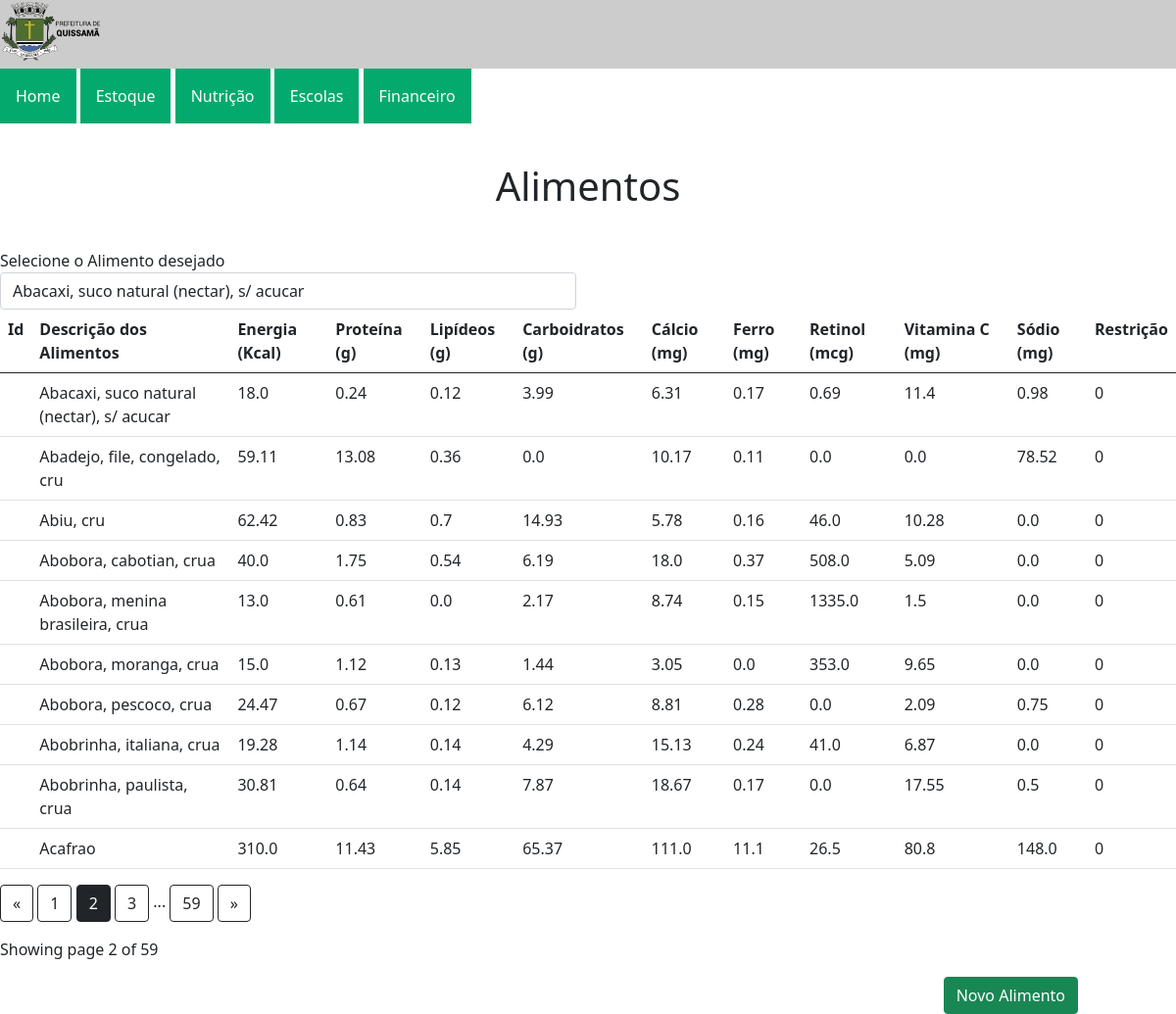
Screenshot of /alimentos?page=2 with the database file from the repository.
### app/models.py (models this page shows)
class Alimentos(db.Model, UserMixin):
    __tablename__ = "Alimentos"
    alimentos_id = db.Column(db.Integer, primary_key=True)
    nome = db.Column(db.String(84), nullable = False)
    energia = db.Column(db.Float)
    proteina = db.Column(db.Float)
    lipideos = db.Column(db.Float)
    carboidratos = db.Column(db.Float)
    calcio = db.Column(db.Float)
    ferro = db.Column(db.Float)
    retinol = db.Column(db.Float)
    vitamina_c = db.Column(db.Float)
    sodio = db.Column(db.Float)
    restricao = db.Column(db.Integer)
    pratos_relat = db.relationship("pratos_alimentos", back_populates="alimentos")
    alimentos_relat = db.relationship("Movimentos", back_populates="alimentos")
    alimentos_estocados = db.relationship("Estoque", back_populates="alimentos")

### app/routes.py (the view)
    @app.route('/alimentos')
    def alimentos():
        page = request.args.get('page', 1, type=int)
        alimentos = Alimentos.query.order_by(Alimentos.nome).paginate(page=page, per_page=ROWS_PER_PAGE)
        return render_template('alimentos.html', alimentos=alimentos)

### app/templates/alimentos.html (shortened to what this page needs)
{% extends 'base_layout.html' %}
    {% block content %}
        <h1 class='alimentos'>Alimentos</h1>
        <div class='contatiner'>
            <div class='row'>
                <div class='col-md-6'>
                    <label>Selecione o Alimento desejado</label>
                    <select name='alimento' id='alimento' class='form-control' data-live-search='true' title='Seleciona um alimento'>
                    {% for alimento in alimentos.items %}
                    <option value="{{alimento.id}}">{{alimento.nome}}</option>
                    {% endfor %}
                    </select>
                </div>
            </div>
        </div>
        <table class='table'>
            <thread>
                <tr>
                    <th class='col'>Id</th>
                    <th class='col'>Descrição dos Alimentos</th>
                    <th class='col'>Energia (Kcal)</th>
                    <th class='col'>Proteína (g)</th>
                    <th class='col'>Lipídeos (g)</th>
                    <th class='col'>Carboidratos (g)</th>
                    <th class='col'>Cálcio (mg)</th>
                    <th class='col'>Ferro (mg)</th>
                    <th class='col'>Retinol (mcg)</th>
                    <th class='col'>Vitamina C (mg)</th>
                    <th class='col'>Sódio (mg)</th>
                    <th class='col'>Restrição</th>
                </tr>
            </thread>
            <tbody>
                {% for alimento in alimentos.items %}
                <tr>
                    <th scope='row'>{{ alimento.id }}</th>
                    <td>{{ alimento.nome }}</td>
                    <td>{{ alimento.energia }}</td>
                    <td>{{ alimento.proteina }}</td>
                    <td>{{ alimento.lipideos }}</td>
                    <td>{{ alimento.carboidratos }}</td>
                    <td>{{ alimento.calcio }}</td>
                    <td>{{ alimento.ferro }}</td>
                    <td>{{ alimento.retinol }}</td>
                    <td>{{ alimento.vitamina_c }}</td>
                    <td>{{ alimento.sodio }}</td>
                    <td>{{ alimento.restricao }}</td>
                </tr>
                {% endfor %}
            </tbody>
        </table>
        {% include "components/show_pagination.html" %}
        <div class='btn-novo-item'>
            <a href='/novo_alimento'><button type='button' class='btn btn-success'>Novo Alimento</button></a>
        </div>
    {% endblock %}

### app/templates/base.html (style rules this page uses)
h1 { text-align: center; margin-bottom: 40px; margin-top: 40px; }
.btn-novo-item { float: right; margin-right: 100px; }

### rows the page displays
Alimentos: nome "Abacaxi, suco natural (nectar), s/ acucar", energia "18.0", proteina "0.24", lipideos "0.12", carboidratos "3.99", calcio "6.31", ferro "0.17", retinol "0.69", vitamina_c "11.4", sodio "0.98", restricao "0"
Alimentos: nome "Abadejo, file, congelado, cru", energia "59.11", proteina "13.08", lipideos "0.36", carboidratos "0.0", calcio "10.17", ferro "0.11", retinol "0.0", vitamina_c "0.0", sodio "78.52", restricao "0"
Alimentos: nome "Abiu, cru", energia "62.42", proteina "0.83", lipideos "0.7", carboidratos "14.93", calcio "5.78", ferro "0.16", retinol "46.0", vitamina_c "10.28", sodio "0.0", restricao "0"
Alimentos: nome "Abobora, cabotian, crua", energia "40.0", proteina "1.75", lipideos "0.54", carboidratos "6.19", calcio "18.0", ferro "0.37", retinol "508.0", vitamina_c "5.09", sodio "0.0", restricao "0"
Alimentos: nome "Abobora, menina brasileira, crua", energia "13.0", proteina "0.61", lipideos "0.0", carboidratos "2.17", calcio "8.74", ferro "0.15", retinol "1335.0", vitamina_c "1.5", sodio "0.0", restricao "0"
Alimentos: nome "Abobora, moranga, crua", energia "15.0", proteina "1.12", lipideos "0.13", carboidratos "1.44", calcio "3.05", ferro "0.0", retinol "353.0", vitamina_c "9.65", sodio "0.0", restricao "0"
Alimentos: nome "Abobora, pescoco, crua", energia "24.47", proteina "0.67", lipideos "0.12", carboidratos "6.12", calcio "8.81", ferro "0.28", retinol "0.0", vitamina_c "2.09", sodio "0.75", restricao "0"
Alimentos: nome "Abobrinha, italiana, crua", energia "19.28", proteina "1.14", lipideos "0.14", carboidratos "4.29", calcio "15.13", ferro "0.24", retinol "41.0", vitamina_c "6.87", sodio "0.0", restricao "0"
Alimentos: nome "Abobrinha, paulista, crua", energia "30.81", proteina "0.64", lipideos "0.14", carboidratos "7.87", calcio "18.67", ferro "0.17", retinol "0.0", vitamina_c "17.55", sodio "0.5", restricao "0"
Alimentos: nome "Acafrao", energia "310.0", proteina "11.43", lipideos "5.85", carboidratos "65.37", calcio "111.0", ferro "11.1", retinol "26.5", vitamina_c "80.8", sodio "148.0", restricao "0"

### other values shown
{{ page_num }} "1" "3" "59"
{{ page_num }} "2"
{{ alimentos.page }} "2"
{{ alimentos.pages }} "59"
form field alimento "Abacaxi, suco natural (nectar), s/ acucar"
